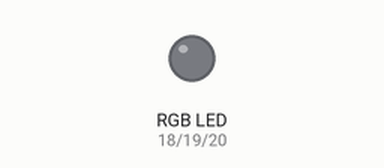
Simulated run of this program. Board: ESP32 board running MicroPython. On the bench: an RGB LED mixed from three pins (HIGH = lit).

Above: at 1.0 s.
At 5.0 s:
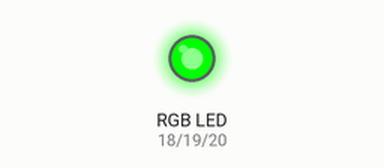
At 7.0 s:
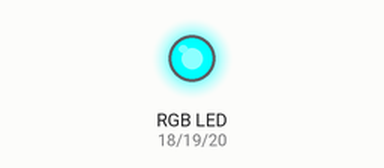
At 9.0 s:
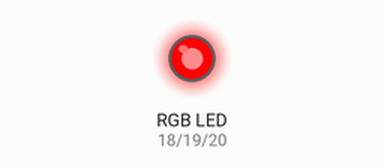
At 13.0 s:
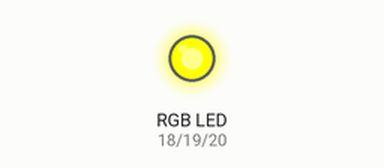
At 17.5 s:
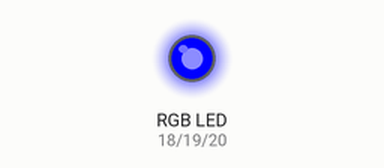
Timing chart, 0 to 18.9 s (numbered marks = the images above):
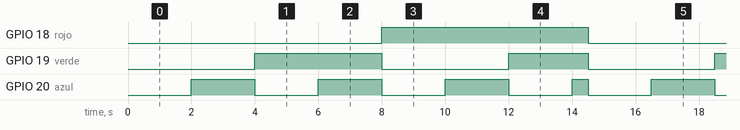

The program:

rgb.py
```python
from machine import Pin
import utime

rojo = Pin(18, Pin.OUT)
verde = Pin(19, Pin.OUT)
azul = Pin(20, Pin.OUT)


def leds(a,b,c):

    rojo.value(a)
    verde.value(b)
    azul.value(c)


while True:
    leds(0,0,0)
    utime.sleep(2)
    leds(0,0,1)
    utime.sleep(2)
    leds(0,1,0)
    utime.sleep(2)
    leds(0,1,1)
    utime.sleep(2)
    leds(1,0,0)
    utime.sleep(2)
    leds(1,0,1)
    utime.sleep(2)
    leds(1,1,0)
    utime.sleep(2)
    leds(1,1,1)
    utime.sleep(0.5)


if __name__==("__main__"):
    main()
```

Measured:
- by itself, GPIO 18 (rojo): alternates HIGH for 6.5 s and LOW for 8.0 s
- by itself, GPIO 19 (verde): repeats every 14.5 s: LOW 4.0 s, HIGH 2.5 s, LOW 4.0 s, HIGH 4.0 s
- by itself, GPIO 20 (azul): repeats every 14.5 s: 2 × (LOW 2.0 s, HIGH 2.0 s), LOW 2.0 s, HIGH 0.50 s, LOW 2.0 s, HIGH 2.0 s
